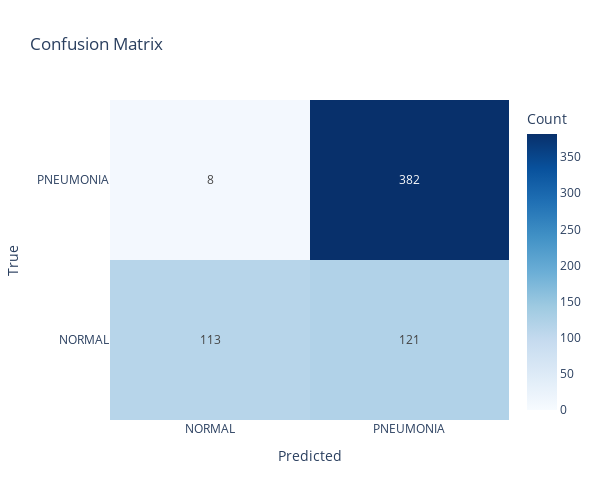

The cell this chart's notebook holds for it:
### Code cell
print("\nOptimizing SVM Hyperparameters using GridSearchCV...")

# Enhanced parameter grid
param_grid = [
    {
        'C': [0.01, 0.1, 1, 10, 100],
        'gamma': ['scale', 'auto', 0.001, 0.01, 0.1],
        'kernel': ['rbf'],
        'class_weight': ['balanced']
    }
]

cv = StratifiedKFold(n_splits=5, shuffle=True, random_state=10)

svm = SVC(random_state=10, probability=True)
grid_search = GridSearchCV(
    estimator=svm, 
    param_grid=param_grid, 
    cv=cv, 
    scoring='roc_auc', 
    n_jobs=-1, 
    verbose=2
)

grid_search.fit(X_train_pca, y_train)

best_model = grid_search.best_estimator_
y_pred = best_model.predict(X_test_pca)
y_pred_proba = best_model.predict_proba(X_test_pca)[:, 1]

print("\nBest parameters found:", grid_search.best_params_)
print("Best cross-validation AUC score:", grid_search.best_score_)

# Calculate test AUC
test_auc = roc_auc_score(y_test, y_pred_proba)
print(f"Test AUC: {test_auc:.4f}")

print("\nBest Model Performance:")
print(classification_report(y_test, y_pred, target_names=categories, digits=4))

# Save results
results_dir = "results_svm"
os.makedirs(results_dir, exist_ok=True)

classification_report_dict = classification_report(
    y_test, y_pred, target_names=categories, output_dict=True
)
classification_report_df = pd.DataFrame(classification_report_dict).transpose()
classification_report_df.to_parquet(f"{results_dir}/svm_classification_report.parquet")
print("\nClassification Report saved to parquet.")

confusion_mat = confusion_matrix(y_test, y_pred)
confusion_matrix_df = pd.DataFrame(confusion_mat, columns=categories, index=categories)
confusion_matrix_df.to_parquet(f"{results_dir}/svm_confusion_matrix.parquet")
print("Confusion Matrix saved to parquet.")

# Save model performance metrics
performance_metrics = {
    'best_params': [str(grid_search.best_params_)],
    'cv_auc_score': [grid_search.best_score_],
    'test_auc_score': [test_auc],
    'test_accuracy': [classification_report_dict['accuracy']],
    'test_f1_score': [classification_report_dict['weighted avg']['f1-score']]
}
performance_df = pd.DataFrame(performance_metrics)
performance_df.to_parquet(f"{results_dir}/svm_performance_metrics.parquet")

plot_confusion_matrix(y_test, y_pred, categories)

print(f"\nAll results saved to {results_dir}/")

### Figure 1 — Plotly figure (JSON) as saved in the notebook; plotly's stock layout.template omitted (floating-point values rounded to 4 significant figures)
{"data": [{"colorbar": {"title": {"text": "Count"}}, "colorscale": [[0, "rgb(247,251,255)"], [0.125, "rgb(222,235,247)"], [0.25, "rgb(198,219,239)"], [0.375, "rgb(158,202,225)"], [0.5, "rgb(107,174,214)"], [0.625, "rgb(66,146,198)"], [0.75, "rgb(33,113,181)"], [0.875, "rgb(8,81,156)"], [1, "rgb(8,48,107)"]], "showscale": true, "text": [[113, 121], [8, 382]], "texttemplate": "%{text}", "type": "heatmap", "x": ["NORMAL", "PNEUMONIA"], "y": ["NORMAL", "PNEUMONIA"], "z": [[113, 121], [8, 382]], "zmax": 382, "zmin": 0}], "layout": {"height": 500, "title": {"text": "Confusion Matrix"}, "width": 600, "xaxis": {"title": {"text": "Predicted"}}, "yaxis": {"title": {"text": "True"}}}}
